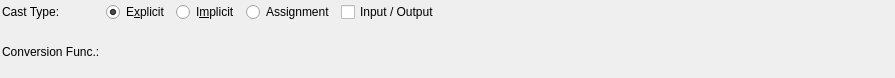
<?xml version="1.0" encoding="UTF-8"?>
<ui version="4.0">
 <class>CastWidget</class>
 <widget class="QWidget" name="CastWidget">
  <property name="geometry">
   <rect>
    <x>0</x>
    <y>0</y>
    <width>895</width>
    <height>78</height>
   </rect>
  </property>
  <property name="minimumSize">
   <size>
    <width>0</width>
    <height>0</height>
   </size>
  </property>
  <layout class="QGridLayout" name="cast_grid">
   <property name="leftMargin">
    <number>2</number>
   </property>
   <property name="topMargin">
    <number>2</number>
   </property>
   <property name="rightMargin">
    <number>2</number>
   </property>
   <property name="bottomMargin">
    <number>2</number>
   </property>
   <property name="spacing">
    <number>6</number>
   </property>
   <item row="0" column="2">
    <widget class="QRadioButton" name="implicit_rb">
     <property name="sizePolicy">
      <sizepolicy hsizetype="Fixed" vsizetype="Fixed">
       <horstretch>0</horstretch>
       <verstretch>0</verstretch>
      </sizepolicy>
     </property>
     <property name="minimumSize">
      <size>
       <width>0</width>
       <height>0</height>
      </size>
     </property>
     <property name="maximumSize">
      <size>
       <width>16777215</width>
       <height>16777215</height>
      </size>
     </property>
     <property name="text">
      <string>I&amp;mplicit</string>
     </property>
     <property name="checked">
      <bool>false</bool>
     </property>
    </widget>
   </item>
   <item row="0" column="3">
    <widget class="QRadioButton" name="assignment_rb">
     <property name="sizePolicy">
      <sizepolicy hsizetype="Fixed" vsizetype="Fixed">
       <horstretch>0</horstretch>
       <verstretch>0</verstretch>
      </sizepolicy>
     </property>
     <property name="minimumSize">
      <size>
       <width>0</width>
       <height>0</height>
      </size>
     </property>
     <property name="maximumSize">
      <size>
       <width>16777215</width>
       <height>16777215</height>
      </size>
     </property>
     <property name="text">
      <string>Assignment</string>
     </property>
    </widget>
   </item>
   <item row="0" column="4">
    <widget class="QCheckBox" name="input_output_chk">
     <property name="sizePolicy">
      <sizepolicy hsizetype="Expanding" vsizetype="Fixed">
       <horstretch>0</horstretch>
       <verstretch>0</verstretch>
      </sizepolicy>
     </property>
     <property name="text">
      <string>Input / Output</string>
     </property>
    </widget>
   </item>
   <item row="1" column="0">
    <widget class="QLabel" name="conv_func_lbl">
     <property name="sizePolicy">
      <sizepolicy hsizetype="Preferred" vsizetype="Preferred">
       <horstretch>0</horstretch>
       <verstretch>0</verstretch>
      </sizepolicy>
     </property>
     <property name="minimumSize">
      <size>
       <width>0</width>
       <height>0</height>
      </size>
     </property>
     <property name="maximumSize">
      <size>
       <width>121</width>
       <height>16777215</height>
      </size>
     </property>
     <property name="text">
      <string>Conversion Func.:</string>
     </property>
    </widget>
   </item>
   <item row="0" column="0">
    <widget class="QLabel" name="cast_type_lbl">
     <property name="sizePolicy">
      <sizepolicy hsizetype="Preferred" vsizetype="Preferred">
       <horstretch>0</horstretch>
       <verstretch>0</verstretch>
      </sizepolicy>
     </property>
     <property name="minimumSize">
      <size>
       <width>0</width>
       <height>0</height>
      </size>
     </property>
     <property name="maximumSize">
      <size>
       <width>16777215</width>
       <height>16777215</height>
      </size>
     </property>
     <property name="text">
      <string>Cast Type:</string>
     </property>
    </widget>
   </item>
   <item row="0" column="1">
    <widget class="QRadioButton" name="explicit_rb">
     <property name="sizePolicy">
      <sizepolicy hsizetype="Fixed" vsizetype="Fixed">
       <horstretch>0</horstretch>
       <verstretch>0</verstretch>
      </sizepolicy>
     </property>
     <property name="minimumSize">
      <size>
       <width>0</width>
       <height>0</height>
      </size>
     </property>
     <property name="maximumSize">
      <size>
       <width>16777215</width>
       <height>16777215</height>
      </size>
     </property>
     <property name="text">
      <string>E&amp;xplicit</string>
     </property>
     <property name="checked">
      <bool>true</bool>
     </property>
    </widget>
   </item>
   <item row="1" column="1" colspan="4">
    <spacer name="horizontalSpacer">
     <property name="orientation">
      <enum>Qt::Horizontal</enum>
     </property>
     <property name="sizeHint" stdset="0">
      <size>
       <width>40</width>
       <height>20</height>
      </size>
     </property>
    </spacer>
   </item>
  </layout>
 </widget>
 <resources/>
 <connections/>
</ui>
